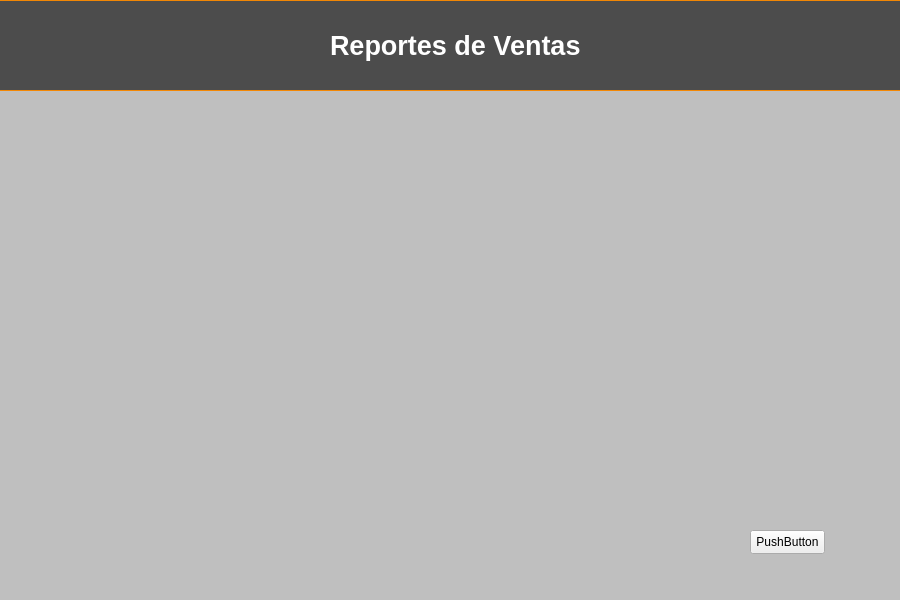
<?xml version="1.0" encoding="UTF-8"?>
<ui version="4.0">
 <class>contenedorPrincipal</class>
 <widget class="QWidget" name="contenedorPrincipal">
  <property name="geometry">
   <rect>
    <x>0</x>
    <y>0</y>
    <width>900</width>
    <height>600</height>
   </rect>
  </property>
  <property name="windowTitle">
   <string>Form</string>
  </property>
  <property name="styleSheet">
   <string notr="true">#contenedorPrincipal {
    background-color: #BFBFBF; /* Gris claro */
}</string>
  </property>
  <widget class="QLabel" name="label_7">
   <property name="geometry">
    <rect>
     <x>330</x>
     <y>30</y>
     <width>271</width>
     <height>31</height>
    </rect>
   </property>
   <property name="font">
    <font>
     <family>Tahoma</family>
     <pointsize>20</pointsize>
     <bold>true</bold>
    </font>
   </property>
   <property name="styleSheet">
    <string notr="true">color: rgb(255, 255, 255);</string>
   </property>
   <property name="text">
    <string>Reportes de Ventas</string>
   </property>
  </widget>
  <widget class="QLabel" name="label_2">
   <property name="geometry">
    <rect>
     <x>0</x>
     <y>0</y>
     <width>101</width>
     <height>81</height>
    </rect>
   </property>
   <property name="text">
    <string/>
   </property>
   <property name="pixmap">
    <pixmap>../../../resources/images/logo-cafeteria.png</pixmap>
   </property>
   <property name="scaledContents">
    <bool>true</bool>
   </property>
  </widget>
  <widget class="QWidget" name="fondo_header" native="true">
   <property name="geometry">
    <rect>
     <x>-5</x>
     <y>0</y>
     <width>911</width>
     <height>91</height>
    </rect>
   </property>
   <property name="styleSheet">
    <string notr="true">QWidget {    
    background-color: rgba(44, 44, 44, 200); /* Gris oscuro con opacidad */

    padding: 20px; /* Espaciado interno */
    border: 1px solid #F28705; /* Borde sutil naranja */
    box-shadow: 3px 3px 15px rgba(0, 0, 0, 100); /* Sombra para efecto flotante */
}
</string>
   </property>
  </widget>
  <widget class="QLabel" name="label">
   <property name="geometry">
    <rect>
     <x>0</x>
     <y>0</y>
     <width>901</width>
     <height>91</height>
    </rect>
   </property>
   <property name="text">
    <string/>
   </property>
   <property name="pixmap">
    <pixmap>../../../resources/images/header.png</pixmap>
   </property>
   <property name="scaledContents">
    <bool>true</bool>
   </property>
  </widget>
  <widget class="QPushButton" name="btn_cancelar">
   <property name="geometry">
    <rect>
     <x>750</x>
     <y>530</y>
     <width>75</width>
     <height>24</height>
    </rect>
   </property>
   <property name="text">
    <string>PushButton</string>
   </property>
  </widget>
  <zorder>label</zorder>
  <zorder>fondo_header</zorder>
  <zorder>label_7</zorder>
  <zorder>label_2</zorder>
  <zorder>btn_cancelar</zorder>
 </widget>
 <resources/>
 <connections/>
</ui>
